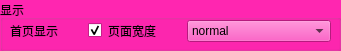
   <widget class="QGroupBox" name="groupBox_8">
    <property name="geometry">
     <rect>
      <x>10</x>
      <y>300</y>
      <width>341</width>
      <height>51</height>
     </rect>
    </property>
    <property name="palette">
     <palette>
      <active>
       <colorrole role="WindowText">
        <brush brushstyle="SolidPattern">
         <color alpha="255">
          <red>0</red>
          <green>0</green>
          <blue>0</blue>
         </color>
        </brush>
       </colorrole>
       <colorrole role="Button">
        <brush brushstyle="SolidPattern">
         <color alpha="255">
          <red>255</red>
          <green>38</green>
          <blue>176</blue>
         </color>
        </brush>
       </colorrole>
       <colorrole role="Light">
        <brush brushstyle="SolidPattern">
         <color alpha="255">
          <red>255</red>
          <green>166</green>
          <blue>223</blue>
         </color>
        </brush>
       </colorrole>
       <colorrole role="Midlight">
        <brush brushstyle="SolidPattern">
         <color alpha="255">
          <red>255</red>
          <green>102</green>
          <blue>199</blue>
         </color>
        </brush>
       </colorrole>
       <colorrole role="Dark">
        <brush brushstyle="SolidPattern">
         <color alpha="255">
          <red>127</red>
          <green>19</green>
          <blue>88</blue>
         </color>
        </brush>
       </colorrole>
       <colorrole role="Mid">
        <brush brushstyle="SolidPattern">
         <color alpha="255">
          <red>170</red>
          <green>25</green>
          <blue>117</blue>
         </color>
        </brush>
       </colorrole>
       <colorrole role="Text">
        <brush brushstyle="SolidPattern">
         <color alpha="255">
          <red>0</red>
          <green>0</green>
          <blue>0</blue>
         </color>
        </brush>
       </colorrole>
       <colorrole role="BrightText">
        <brush brushstyle="SolidPattern">
         <color alpha="255">
          <red>255</red>
          <green>255</green>
          <blue>255</blue>
         </color>
        </brush>
       </colorrole>
       <colorrole role="ButtonText">
        <brush brushstyle="SolidPattern">
         <color alpha="255">
          <red>0</red>
          <green>0</green>
          <blue>0</blue>
         </color>
        </brush>
       </colorrole>
       <colorrole role="Base">
        <brush brushstyle="SolidPattern">
         <color alpha="255">
          <red>255</red>
          <green>255</green>
          <blue>255</blue>
         </color>
        </brush>
       </colorrole>
       <colorrole role="Window">
        <brush brushstyle="SolidPattern">
         <color alpha="255">
          <red>255</red>
          <green>38</green>
          <blue>176</blue>
         </color>
        </brush>
       </colorrole>
       <colorrole role="Shadow">
        <brush brushstyle="SolidPattern">
         <color alpha="255">
          <red>0</red>
          <green>0</green>
          <blue>0</blue>
         </color>
        </brush>
       </colorrole>
       <colorrole role="AlternateBase">
        <brush brushstyle="SolidPattern">
         <color alpha="255">
          <red>255</red>
          <green>146</green>
          <blue>215</blue>
         </color>
        </brush>
       </colorrole>
       <colorrole role="ToolTipBase">
        <brush brushstyle="SolidPattern">
         <color alpha="255">
          <red>255</red>
          <green>255</green>
          <blue>220</blue>
         </color>
        </brush>
       </colorrole>
       <colorrole role="ToolTipText">
        <brush brushstyle="SolidPattern">
         <color alpha="255">
          <red>0</red>
          <green>0</green>
          <blue>0</blue>
         </color>
        </brush>
       </colorrole>
      </active>
      <inactive>
       <colorrole role="WindowText">
        <brush brushstyle="SolidPattern">
         <color alpha="255">
          <red>0</red>
          <green>0</green>
          <blue>0</blue>
         </color>
        </brush>
       </colorrole>
       <colorrole role="Button">
        <brush brushstyle="SolidPattern">
         <color alpha="255">
          <red>255</red>
          <green>38</green>
          <blue>176</blue>
         </color>
        </brush>
       </colorrole>
       <colorrole role="Light">
        <brush brushstyle="SolidPattern">
         <color alpha="255">
          <red>255</red>
          <green>166</green>
          <blue>223</blue>
         </color>
        </brush>
       </colorrole>
       <colorrole role="Midlight">
        <brush brushstyle="SolidPattern">
         <color alpha="255">
          <red>255</red>
          <green>102</green>
          <blue>199</blue>
         </color>
        </brush>
       </colorrole>
       <colorrole role="Dark">
        <brush brushstyle="SolidPattern">
         <color alpha="255">
          <red>127</red>
          <green>19</green>
          <blue>88</blue>
         </color>
        </brush>
       </colorrole>
       <colorrole role="Mid">
        <brush brushstyle="SolidPattern">
         <color alpha="255">
          <red>170</red>
          <green>25</green>
          <blue>117</blue>
         </color>
        </brush>
       </colorrole>
       <colorrole role="Text">
        <brush brushstyle="SolidPattern">
         <color alpha="255">
          <red>0</red>
          <green>0</green>
          <blue>0</blue>
         </color>
        </brush>
       </colorrole>
       <colorrole role="BrightText">
        <brush brushstyle="SolidPattern">
         <color alpha="255">
          <red>255</red>
          <green>255</green>
          <blue>255</blue>
         </color>
        </brush>
       </colorrole>
       <colorrole role="ButtonText">
        <brush brushstyle="SolidPattern">
         <color alpha="255">
          <red>0</red>
          <green>0</green>
          <blue>0</blue>
         </color>
        </brush>
       </colorrole>
       <colorrole role="Base">
        <brush brushstyle="SolidPattern">
         <color alpha="255">
          <red>255</red>
          <green>255</green>
          <blue>255</blue>
         </color>
        </brush>
       </colorrole>
       <colorrole role="Window">
        <brush brushstyle="SolidPattern">
         <color alpha="255">
          <red>255</red>
          <green>38</green>
          <blue>176</blue>
         </color>
        </brush>
       </colorrole>
       <colorrole role="Shadow">
        <brush brushstyle="SolidPattern">
         <color alpha="255">
          <red>0</red>
          <green>0</green>
          <blue>0</blue>
         </color>
        </brush>
       </colorrole>
       <colorrole role="AlternateBase">
        <brush brushstyle="SolidPattern">
         <color alpha="255">
          <red>255</red>
          <green>146</green>
          <blue>215</blue>
         </color>
        </brush>
       </colorrole>
       <colorrole role="ToolTipBase">
        <brush brushstyle="SolidPattern">
         <color alpha="255">
          <red>255</red>
          <green>255</green>
          <blue>220</blue>
         </color>
        </brush>
       </colorrole>
       <colorrole role="ToolTipText">
        <brush brushstyle="SolidPattern">
         <color alpha="255">
          <red>0</red>
          <green>0</green>
          <blue>0</blue>
         </color>
        </brush>
       </colorrole>
      </inactive>
      <disabled>
       <colorrole role="WindowText">
        <brush brushstyle="SolidPattern">
         <color alpha="255">
          <red>127</red>
          <green>19</green>
          <blue>88</blue>
         </color>
        </brush>
       </colorrole>
       <colorrole role="Button">
        <brush brushstyle="SolidPattern">
         <color alpha="255">
          <red>255</red>
          <green>38</green>
          <blue>176</blue>
         </color>
        </brush>
       </colorrole>
       <colorrole role="Light">
        <brush brushstyle="SolidPattern">
         <color alpha="255">
          <red>255</red>
          <green>166</green>
          <blue>223</blue>
         </color>
        </brush>
       </colorrole>
       <colorrole role="Midlight">
        <brush brushstyle="SolidPattern">
         <color alpha="255">
          <red>255</red>
          <green>102</green>
          <blue>199</blue>
         </color>
        </brush>
       </colorrole>
       <colorrole role="Dark">
        <brush brushstyle="SolidPattern">
         <color alpha="255">
          <red>127</red>
          <green>19</green>
          <blue>88</blue>
         </color>
        </brush>
       </colorrole>
       <colorrole role="Mid">
        <brush brushstyle="SolidPattern">
         <color alpha="255">
          <red>170</red>
          <green>25</green>
          <blue>117</blue>
         </color>
        </brush>
       </colorrole>
       <colorrole role="Text">
        <brush brushstyle="SolidPattern">
         <color alpha="255">
          <red>127</red>
          <green>19</green>
          <blue>88</blue>
         </color>
        </brush>
       </colorrole>
       <colorrole role="BrightText">
        <brush brushstyle="SolidPattern">
         <color alpha="255">
          <red>255</red>
          <green>255</green>
          <blue>255</blue>
         </color>
        </brush>
       </colorrole>
       <colorrole role="ButtonText">
        <brush brushstyle="SolidPattern">
         <color alpha="255">
          <red>127</red>
          <green>19</green>
          <blue>88</blue>
         </color>
        </brush>
       </colorrole>
       <colorrole role="Base">
        <brush brushstyle="SolidPattern">
         <color alpha="255">
          <red>255</red>
          <green>38</green>
          <blue>176</blue>
         </color>
        </brush>
       </colorrole>
       <colorrole role="Window">
        <brush brushstyle="SolidPattern">
         <color alpha="255">
          <red>255</red>
          <green>38</green>
          <blue>176</blue>
         </color>
        </brush>
       </colorrole>
       <colorrole role="Shadow">
        <brush brushstyle="SolidPattern">
         <color alpha="255">
          <red>0</red>
          <green>0</green>
          <blue>0</blue>
         </color>
        </brush>
       </colorrole>
       <colorrole role="AlternateBase">
        <brush brushstyle="SolidPattern">
         <color alpha="255">
          <red>255</red>
          <green>38</green>
          <blue>176</blue>
         </color>
        </brush>
       </colorrole>
       <colorrole role="ToolTipBase">
        <brush brushstyle="SolidPattern">
         <color alpha="255">
          <red>255</red>
          <green>255</green>
          <blue>220</blue>
         </color>
        </brush>
       </colorrole>
       <colorrole role="ToolTipText">
        <brush brushstyle="SolidPattern">
         <color alpha="255">
          <red>0</red>
          <green>0</green>
          <blue>0</blue>
         </color>
        </brush>
       </colorrole>
      </disabled>
     </palette>
    </property>
    <property name="title">
     <string>显示</string>
    </property>
    <widget class="QWidget" name="horizontalLayoutWidget_2">
     <property name="geometry">
      <rect>
       <x>10</x>
       <y>20</y>
       <width>321</width>
       <height>22</height>
      </rect>
     </property>
     <layout class="QHBoxLayout" name="horizontalLayout_5" stretch="1,1,1,2">
      <item>
       <widget class="QLabel" name="label_14">
        <property name="text">
         <string>首页显示</string>
        </property>
       </widget>
      </item>
      <item>
       <widget class="QCheckBox" name="CB_isshowinhome">
        <property name="sizePolicy">
         <sizepolicy hsizetype="Maximum" vsizetype="Fixed">
          <horstretch>0</horstretch>
          <verstretch>0</verstretch>
         </sizepolicy>
        </property>
        <property name="text">
         <string/>
        </property>
        <property name="checked">
         <bool>true</bool>
        </property>
       </widget>
      </item>
      <item>
       <widget class="QLabel" name="label_15">
        <property name="text">
         <string>页面宽度</string>
        </property>
       </widget>
      </item>
      <item>
       <widget class="QComboBox" name="CoB_pagewidth">
        <property name="currentIndex">
         <number>1</number>
        </property>
        <item>
         <property name="text">
          <string>narrow</string>
         </property>
        </item>
        <item>
         <property name="text">
          <string>normal</string>
         </property>
        </item>
        <item>
         <property name="text">
          <string>wide</string>
         </property>
        </item>
       </widget>
      </item>
     </layout>
    </widget>
   </widget>
